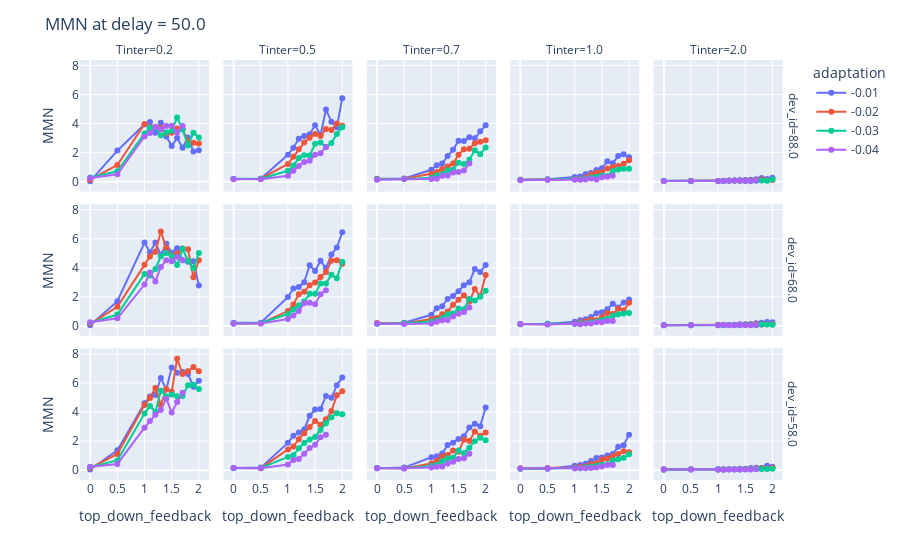

Write notebook code for a chart like this one.
### Code cell
df_temp['MMN'] = (df_temp.proba_dev - df_temp.proba_control)#/(df_temp.proba_dev - df_temp.proba_control)
fig = px.line(df_temp, x = 'top_down_feedback', y = 'MMN', color = 'adaptation', markers = True, facet_row = 'dev_id', facet_col = 'Tinter')
fig.update_layout(title = 'MMN at delay = 50.0')
fig.show()

# TODO a figure of just the weights through learning time
# TODO do I want simulation with different Hebbian rules strength?
#TODO summarize results, new simulaitons and so on

### Figure 1 — Plotly figure (JSON) as saved in the notebook; plotly's stock layout.template omitted (floating-point values rounded to 4 significant figures)
{"data": [{"hovertemplate": "adaptation=-0.01<br>dev_id=88.0<br>Tinter=0.2<br>top_down_feedback=%{x}<br>MMN=%{y}<extra></extra>", "legendgroup": "-0.01", "line": {"color": "#636efa", "dash": "solid"}, "marker": {"symbol": "circle"}, "mode": "markers+lines", "name": "-0.01", "orientation": "v", "showlegend": true, "type": "scatter", "x": [0, 0.5, 1, 1.1, 1.2, 1.3, 1.4, 1.5, 1.6, 1.7, 1.8, 1.9, 2], "xaxis": "x11", "y": [0.03932, 2.144, 3.945, 4.11, 3.369, 4.055, 3.119, 2.457, 3.01, 2.339, 3.044, 2.08, 2.164], "yaxis": "y11"}, {"hovertemplate": "adaptation=-0.01<br>dev_id=88.0<br>Tinter=0.5<br>top_down_feedback=%{x}<br>MMN=%{y}<extra></extra>", "legendgroup": "-0.01", "line": {"color": "#636efa", "dash": "solid"}, "marker": {"symbol": "circle"}, "mode": "markers+lines", "name": "-0.01", "orientation": "v", "showlegend": false, "type": "scatter", "x": [0, 0.5, 1, 1.1, 1.2, 1.3, 1.4, 1.5, 1.6, 1.7, 1.8, 1.9, 2], "xaxis": "x12", "y": [0.18, 0.2101, 1.857, 2.337, 2.952, 3.144, 3.266, 3.891, 3.194, 4.968, 4.137, 3.748, 5.752], "yaxis": "y12"}, {"hovertemplate": "adaptation=-0.01<br>dev_id=88.0<br>Tinter=0.7<br>top_down_feedback=%{x}<br>MMN=%{y}<extra></extra>", "legendgroup": "-0.01", "line": {"color": "#636efa", "dash": "solid"}, "marker": {"symbol": "circle"}, "mode": "markers+lines", "name": "-0.01", "orientation": "v", "showlegend": false, "type": "scatter", "x": [0, 0.5, 1, 1.1, 1.2, 1.3, 1.4, 1.5, 1.6, 1.7, 1.8, 1.9, 2], "xaxis": "x13", "y": [0.2134, 0.2205, 0.824, 1.14, 1.248, 1.77, 2.202, 2.82, 2.8, 3.058, 2.986, 3.466, 3.891], "yaxis": "y13"}, {"hovertemplate": "adaptation=-0.01<br>dev_id=88.0<br>Tinter=1.0<br>top_down_feedback=%{x}<br>MMN=%{y}<extra></extra>", "legendgroup": "-0.01", "line": {"color": "#636efa", "dash": "solid"}, "marker": {"symbol": "circle"}, "mode": "markers+lines", "name": "-0.01", "orientation": "v", "showlegend": false, "type": "scatter", "x": [0, 0.5, 1, 1.1, 1.2, 1.3, 1.4, 1.5, 1.6, 1.7, 1.8, 1.9, 2], "xaxis": "x14", "y": [0.1332, 0.1693, 0.3204, 0.3673, 0.5262, 0.5945, 0.8132, 0.9261, 1.413, 1.269, 1.777, 1.893, 1.692], "yaxis": "y14"}, {"hovertemplate": "adaptation=-0.01<br>dev_id=88.0<br>Tinter=2.0<br>top_down_feedback=%{x}<br>MMN=%{y}<extra></extra>", "legendgroup": "-0.01", "line": {"color": "#636efa", "dash": "solid"}, "marker": {"symbol": "circle"}, "mode": "markers+lines", "name": "-0.01", "orientation": "v", "showlegend": false, "type": "scatter", "x": [0, 0.5, 1, 1.1, 1.2, 1.3, 1.4, 1.5, 1.6, 1.7, 1.8, 1.9, 2], "xaxis": "x15", "y": [0.04207, 0.05815, 0.04848, 0.05886, 0.08017, 0.08158, 0.1243, 0.1233, 0.1413, 0.1684, 0.2583, 0.1929, 0.2733], "yaxis": "y15"}, {"hovertemplate": "adaptation=-0.01<br>dev_id=68.0<br>Tinter=0.2<br>top_down_feedback=%{x}<br>MMN=%{y}<extra></extra>", "legendgroup": "-0.01", "line": {"color": "#636efa", "dash": "solid"}, "marker": {"symbol": "circle"}, "mode": "markers+lines", "name": "-0.01", "orientation": "v", "showlegend": false, "type": "scatter", "x": [0, 0.5, 1, 1.1, 1.2, 1.3, 1.4, 1.5, 1.6, 1.7, 1.8, 1.9, 2], "xaxis": "x6", "y": [0.04524, 1.705, 5.737, 5.063, 5.746, 4.888, 5.65, 5.038, 5.352, 4.518, 4.421, 4.457, 2.786], "yaxis": "y6"}, {"hovertemplate": "adaptation=-0.01<br>dev_id=68.0<br>Tinter=0.5<br>top_down_feedback=%{x}<br>MMN=%{y}<extra></extra>", "legendgroup": "-0.01", "line": {"color": "#636efa", "dash": "solid"}, "marker": {"symbol": "circle"}, "mode": "markers+lines", "name": "-0.01", "orientation": "v", "showlegend": false, "type": "scatter", "x": [0, 0.5, 1, 1.1, 1.2, 1.3, 1.4, 1.5, 1.6, 1.7, 1.8, 1.9, 2], "xaxis": "x7", "y": [0.2207, 0.2167, 1.986, 2.576, 2.671, 3.008, 4.174, 3.782, 4.481, 3.982, 4.91, 5.399, 6.449], "yaxis": "y7"}, {"hovertemplate": "adaptation=-0.01<br>dev_id=68.0<br>Tinter=0.7<br>top_down_feedback=%{x}<br>MMN=%{y}<extra></extra>", "legendgroup": "-0.01", "line": {"color": "#636efa", "dash": "solid"}, "marker": {"symbol": "circle"}, "mode": "markers+lines", "name": "-0.01", "orientation": "v", "showlegend": false, "type": "scatter", "x": [0, 0.5, 1, 1.1, 1.2, 1.3, 1.4, 1.5, 1.6, 1.7, 1.8, 1.9, 2], "xaxis": "x8", "y": [0.1617, 0.2247, 0.7647, 1.222, 1.361, 1.853, 2.055, 2.379, 2.808, 2.998, 3.916, 3.716, 4.188], "yaxis": "y8"}, {"hovertemplate": "adaptation=-0.01<br>dev_id=68.0<br>Tinter=1.0<br>top_down_feedback=%{x}<br>MMN=%{y}<extra></extra>", "legendgroup": "-0.01", "line": {"color": "#636efa", "dash": "solid"}, "marker": {"symbol": "circle"}, "mode": "markers+lines", "name": "-0.01", "orientation": "v", "showlegend": false, "type": "scatter", "x": [0, 0.5, 1, 1.1, 1.2, 1.3, 1.4, 1.5, 1.6, 1.7, 1.8, 1.9, 2], "xaxis": "x9", "y": [0.1258, 0.1416, 0.2895, 0.3904, 0.466, 0.6115, 0.8805, 0.9471, 1.148, 1.531, 1.275, 1.614, 1.82], "yaxis": "y9"}, {"hovertemplate": "adaptation=-0.01<br>dev_id=68.0<br>Tinter=2.0<br>top_down_feedback=%{x}<br>MMN=%{y}<extra></extra>", "legendgroup": "-0.01", "line": {"color": "#636efa", "dash": "solid"}, "marker": {"symbol": "circle"}, "mode": "markers+lines", "name": "-0.01", "orientation": "v", "showlegend": false, "type": "scatter", "x": [0, 0.5, 1, 1.1, 1.2, 1.3, 1.4, 1.5, 1.6, 1.7, 1.8, 1.9, 2], "xaxis": "x10", "y": [0.06773, 0.05258, 0.06117, 0.07644, 0.06667, 0.08001, 0.1143, 0.121, 0.1407, 0.1916, 0.2135, 0.268, 0.2592], "yaxis": "y10"}, {"hovertemplate": "adaptation=-0.01<br>dev_id=58.0<br>Tinter=0.2<br>top_down_feedback=%{x}<br>MMN=%{y}<extra></extra>", "legendgroup": "-0.01", "line": {"color": "#636efa", "dash": "solid"}, "marker": {"symbol": "circle"}, "mode": "markers+lines", "name": "-0.01", "orientation": "v", "showlegend": false, "type": "scatter", "x": [0, 0.5, 1, 1.1, 1.2, 1.3, 1.4, 1.5, 1.6, 1.7, 1.8, 1.9, 2], "xaxis": "x", "y": [0.04503, 1.372, 4.598, 5.062, 5.171, 6.343, 5.555, 7.069, 6.703, 6.752, 6.622, 5.732, 6.144], "yaxis": "y"}, {"hovertemplate": "adaptation=-0.01<br>dev_id=58.0<br>Tinter=0.5<br>top_down_feedback=%{x}<br>MMN=%{y}<extra></extra>", "legendgroup": "-0.01", "line": {"color": "#636efa", "dash": "solid"}, "marker": {"symbol": "circle"}, "mode": "markers+lines", "name": "-0.01", "orientation": "v", "showlegend": false, "type": "scatter", "x": [0, 0.5, 1, 1.1, 1.2, 1.3, 1.4, 1.5, 1.6, 1.7, 1.8, 1.9, 2], "xaxis": "x2", "y": [0.1499, 0.1727, 1.876, 2.371, 2.591, 2.817, 3.736, 4.173, 4.2, 5.108, 4.979, 5.834, 6.38], "yaxis": "y2"}, {"hovertemplate": "adaptation=-0.01<br>dev_id=58.0<br>Tinter=0.7<br>top_down_feedback=%{x}<br>MMN=%{y}<extra></extra>", "legendgroup": "-0.01", "line": {"color": "#636efa", "dash": "solid"}, "marker": {"symbol": "circle"}, "mode": "markers+lines", "name": "-0.01", "orientation": "v", "showlegend": false, "type": "scatter", "x": [0, 0.5, 1, 1.1, 1.2, 1.3, 1.4, 1.5, 1.6, 1.7, 1.8, 1.9, 2], "xaxis": "x3", "y": [0.1364, 0.1725, 0.8831, 0.9509, 1.142, 1.729, 1.889, 2.149, 2.332, 2.941, 3.194, 3.016, 4.317], "yaxis": "y3"}, {"hovertemplate": "adaptation=-0.01<br>dev_id=58.0<br>Tinter=1.0<br>top_down_feedback=%{x}<br>MMN=%{y}<extra></extra>", "legendgroup": "-0.01", "line": {"color": "#636efa", "dash": "solid"}, "marker": {"symbol": "circle"}, "mode": "markers+lines", "name": "-0.01", "orientation": "v", "showlegend": false, "type": "scatter", "x": [0, 0.5, 1, 1.1, 1.2, 1.3, 1.4, 1.5, 1.6, 1.7, 1.8, 1.9, 2], "xaxis": "x4", "y": [0.1014, 0.09476, 0.299, 0.3615, 0.4408, 0.6311, 0.8268, 0.8677, 1.006, 1.105, 1.612, 1.712, 2.443], "yaxis": "y4"}, {"hovertemplate": "adaptation=-0.01<br>dev_id=58.0<br>Tinter=2.0<br>top_down_feedback=%{x}<br>MMN=%{y}<extra></extra>", "legendgroup": "-0.01", "line": {"color": "#636efa", "dash": "solid"}, "marker": {"symbol": "circle"}, "mode": "markers+lines", "name": "-0.01", "orientation": "v", "showlegend": false, "type": "scatter", "x": [0, 0.5, 1, 1.1, 1.2, 1.3, 1.4, 1.5, 1.6, 1.7, 1.8, 1.9, 2], "xaxis": "x5", "y": [0.06405, 0.03604, 0.04994, 0.06874, 0.05618, 0.06628, 0.1015, 0.08962, 0.1405, 0.1663, 0.1537, 0.2949, 0.2371], "yaxis": "y5"}, {"hovertemplate": "adaptation=-0.02<br>dev_id=88.0<br>Tinter=0.2<br>top_down_feedback=%{x}<br>MMN=%{y}<extra></extra>", "legendgroup": "-0.02", "line": {"color": "#EF553B", "dash": "solid"}, "marker": {"symbol": "circle"}, "mode": "markers+lines", "name": "-0.02", "orientation": "v", "showlegend": true, "type": "scatter", "x": [0, 0.5, 1, 1.1, 1.2, 1.3, 1.4, 1.5, 1.6, 1.7, 1.8, 1.9, 2], "xaxis": "x11", "y": [0.1431, 1.156, 3.973, 3.745, 3.787, 3.695, 3.311, 3.374, 3.667, 3.605, 2.802, 2.688, 2.629], "yaxis": "y11"}, {"hovertemplate": "adaptation=-0.02<br>dev_id=88.0<br>Tinter=0.5<br>top_down_feedback=%{x}<br>MMN=%{y}<extra></extra>", "legendgroup": "-0.02", "line": {"color": "#EF553B", "dash": "solid"}, "marker": {"symbol": "circle"}, "mode": "markers+lines", "name": "-0.02", "orientation": "v", "showlegend": false, "type": "scatter", "x": [0, 0.5, 1, 1.1, 1.2, 1.3, 1.4, 1.5, 1.6, 1.7, 1.8, 1.9, 2], "xaxis": "x12", "y": [0.1669, 0.2098, 1.228, 1.712, 2.231, 2.695, 3.032, 3.283, 3.144, 3.637, 3.56, 4.013, 3.847], "yaxis": "y12"}, {"hovertemplate": "adaptation=-0.02<br>dev_id=88.0<br>Tinter=0.7<br>top_down_feedback=%{x}<br>MMN=%{y}<extra></extra>", "legendgroup": "-0.02", "line": {"color": "#EF553B", "dash": "solid"}, "marker": {"symbol": "circle"}, "mode": "markers+lines", "name": "-0.02", "orientation": "v", "showlegend": false, "type": "scatter", "x": [0, 0.5, 1, 1.1, 1.2, 1.3, 1.4, 1.5, 1.6, 1.7, 1.8, 1.9, 2], "xaxis": "x13", "y": [0.1946, 0.2048, 0.5523, 0.6727, 0.877, 1.041, 1.246, 1.848, 2.235, 2.273, 2.648, 2.748, 2.863], "yaxis": "y13"}, {"hovertemplate": "adaptation=-0.02<br>dev_id=88.0<br>Tinter=1.0<br>top_down_feedback=%{x}<br>MMN=%{y}<extra></extra>", "legendgroup": "-0.02", "line": {"color": "#EF553B", "dash": "solid"}, "marker": {"symbol": "circle"}, "mode": "markers+lines", "name": "-0.02", "orientation": "v", "showlegend": false, "type": "scatter", "x": [0, 0.5, 1, 1.1, 1.2, 1.3, 1.4, 1.5, 1.6, 1.7, 1.8, 1.9, 2], "xaxis": "x14", "y": [0.1396, 0.1358, 0.1809, 0.1874, 0.2929, 0.4951, 0.6122, 0.6488, 0.9049, 1.009, 1.085, 1.245, 1.485], "yaxis": "y14"}, {"hovertemplate": "adaptation=-0.02<br>dev_id=88.0<br>Tinter=2.0<br>top_down_feedback=%{x}<br>MMN=%{y}<extra></extra>", "legendgroup": "-0.02", "line": {"color": "#EF553B", "dash": "solid"}, "marker": {"symbol": "circle"}, "mode": "markers+lines", "name": "-0.02", "orientation": "v", "showlegend": false, "type": "scatter", "x": [0, 0.5, 1, 1.1, 1.2, 1.3, 1.4, 1.5, 1.6, 1.7, 1.8, 1.9, 2], "xaxis": "x15", "y": [0.04682, 0.07071, 0.05375, 0.06401, 0.06902, 0.0891, 0.06709, 0.07951, 0.09007, 0.1024, 0.1526, 0.1084, 0.114], "yaxis": "y15"}, {"hovertemplate": "adaptation=-0.02<br>dev_id=68.0<br>Tinter=0.2<br>top_down_feedback=%{x}<br>MMN=%{y}<extra></extra>", "legendgroup": "-0.02", "line": {"color": "#EF553B", "dash": "solid"}, "marker": {"symbol": "circle"}, "mode": "markers+lines", "name": "-0.02", "orientation": "v", "showlegend": false, "type": "scatter", "x": [0, 0.5, 1, 1.1, 1.2, 1.3, 1.4, 1.5, 1.6, 1.7, 1.8, 1.9, 2], "xaxis": "x6", "y": [0.1434, 1.321, 4.204, 4.776, 5.114, 6.505, 5.361, 4.829, 4.987, 5.332, 5.271, 3.358, 4.519], "yaxis": "y6"}, {"hovertemplate": "adaptation=-0.02<br>dev_id=68.0<br>Tinter=0.5<br>top_down_feedback=%{x}<br>MMN=%{y}<extra></extra>", "legendgroup": "-0.02", "line": {"color": "#EF553B", "dash": "solid"}, "marker": {"symbol": "circle"}, "mode": "markers+lines", "name": "-0.02", "orientation": "v", "showlegend": false, "type": "scatter", "x": [0, 0.5, 1, 1.1, 1.2, 1.3, 1.4, 1.5, 1.6, 1.7, 1.8, 1.9, 2], "xaxis": "x7", "y": [0.1726, 0.1697, 1.024, 1.479, 2.18, 2.36, 2.796, 2.989, 3.368, 3.707, 4.478, 4.521, 4.278], "yaxis": "y7"}, {"hovertemplate": "adaptation=-0.02<br>dev_id=68.0<br>Tinter=0.7<br>top_down_feedback=%{x}<br>MMN=%{y}<extra></extra>", "legendgroup": "-0.02", "line": {"color": "#EF553B", "dash": "solid"}, "marker": {"symbol": "circle"}, "mode": "markers+lines", "name": "-0.02", "orientation": "v", "showlegend": false, "type": "scatter", "x": [0, 0.5, 1, 1.1, 1.2, 1.3, 1.4, 1.5, 1.6, 1.7, 1.8, 1.9, 2], "xaxis": "x8", "y": [0.1936, 0.1652, 0.4816, 0.5411, 0.8052, 0.9941, 1.452, 1.807, 2.119, 1.663, 2.539, 2.058, 3.499], "yaxis": "y8"}, {"hovertemplate": "adaptation=-0.02<br>dev_id=68.0<br>Tinter=1.0<br>top_down_feedback=%{x}<br>MMN=%{y}<extra></extra>", "legendgroup": "-0.02", "line": {"color": "#EF553B", "dash": "solid"}, "marker": {"symbol": "circle"}, "mode": "markers+lines", "name": "-0.02", "orientation": "v", "showlegend": false, "type": "scatter", "x": [0, 0.5, 1, 1.1, 1.2, 1.3, 1.4, 1.5, 1.6, 1.7, 1.8, 1.9, 2], "xaxis": "x9", "y": [0.1133, 0.1117, 0.1712, 0.2554, 0.3181, 0.4399, 0.3946, 0.6191, 0.8971, 0.8128, 1.189, 1.058, 1.591], "yaxis": "y9"}, {"hovertemplate": "adaptation=-0.02<br>dev_id=68.0<br>Tinter=2.0<br>top_down_feedback=%{x}<br>MMN=%{y}<extra></extra>", "legendgroup": "-0.02", "line": {"color": "#EF553B", "dash": "solid"}, "marker": {"symbol": "circle"}, "mode": "markers+lines", "name": "-0.02", "orientation": "v", "showlegend": false, "type": "scatter", "x": [0, 0.5, 1, 1.1, 1.2, 1.3, 1.4, 1.5, 1.6, 1.7, 1.8, 1.9, 2], "xaxis": "x10", "y": [0.04594, 0.05557, 0.07454, 0.06091, 0.0609, 0.07028, 0.07058, 0.09332, 0.1022, 0.1138, 0.09142, 0.1095, 0.1087], "yaxis": "y10"}, {"hovertemplate": "adaptation=-0.02<br>dev_id=58.0<br>Tinter=0.2<br>top_down_feedback=%{x}<br>MMN=%{y}<extra></extra>", "legendgroup": "-0.02", "line": {"color": "#EF553B", "dash": "solid"}, "marker": {"symbol": "circle"}, "mode": "markers+lines", "name": "-0.02", "orientation": "v", "showlegend": false, "type": "scatter", "x": [0, 0.5, 1, 1.1, 1.2, 1.3, 1.4, 1.5, 1.6, 1.7, 1.8, 1.9, 2], "xaxis": "x", "y": [0.1447, 1.118, 4.491, 4.958, 5.65, 4.474, 5.592, 5.392, 7.667, 6.619, 6.797, 7.097, 6.806], "yaxis": "y"}, {"hovertemplate": "adaptation=-0.02<br>dev_id=58.0<br>Tinter=0.5<br>top_down_feedback=%{x}<br>MMN=%{y}<extra></extra>", "legendgroup": "-0.02", "line": {"color": "#EF553B", "dash": "solid"}, "marker": {"symbol": "circle"}, "mode": "markers+lines", "name": "-0.02", "orientation": "v", "showlegend": false, "type": "scatter", "x": [0, 0.5, 1, 1.1, 1.2, 1.3, 1.4, 1.5, 1.6, 1.7, 1.8, 1.9, 2], "xaxis": "x2", "y": [0.1538, 0.1371, 1.426, 1.619, 2.133, 2.546, 2.966, 3.379, 3.12, 3.501, 4.072, 5.146, 5.427], "yaxis": "y2"}, {"hovertemplate": "adaptation=-0.02<br>dev_id=58.0<br>Tinter=0.7<br>top_down_feedback=%{x}<br>MMN=%{y}<extra></extra>", "legendgroup": "-0.02", "line": {"color": "#EF553B", "dash": "solid"}, "marker": {"symbol": "circle"}, "mode": "markers+lines", "name": "-0.02", "orientation": "v", "showlegend": false, "type": "scatter", "x": [0, 0.5, 1, 1.1, 1.2, 1.3, 1.4, 1.5, 1.6, 1.7, 1.8, 1.9, 2], "xaxis": "x3", "y": [0.1383, 0.1168, 0.453, 0.6626, 0.9452, 1.047, 1.359, 1.268, 2.093, 1.998, 2.659, 2.368, 2.586], "yaxis": "y3"}, {"hovertemplate": "adaptation=-0.02<br>dev_id=58.0<br>Tinter=1.0<br>top_down_feedback=%{x}<br>MMN=%{y}<extra></extra>", "legendgroup": "-0.02", "line": {"color": "#EF553B", "dash": "solid"}, "marker": {"symbol": "circle"}, "mode": "markers+lines", "name": "-0.02", "orientation": "v", "showlegend": false, "type": "scatter", "x": [0, 0.5, 1, 1.1, 1.2, 1.3, 1.4, 1.5, 1.6, 1.7, 1.8, 1.9, 2], "xaxis": "x4", "y": [0.1294, 0.1411, 0.1838, 0.2333, 0.2714, 0.4031, 0.4679, 0.7334, 0.8057, 0.9729, 1.117, 1.293, 1.224], "yaxis": "y4"}, {"hovertemplate": "adaptation=-0.02<br>dev_id=58.0<br>Tinter=2.0<br>top_down_feedback=%{x}<br>MMN=%{y}<extra></extra>", "legendgroup": "-0.02", "line": {"color": "#EF553B", "dash": "solid"}, "marker": {"symbol": "circle"}, "mode": "markers+lines", "name": "-0.02", "orientation": "v", "showlegend": false, "type": "scatter", "x": [0, 0.5, 1, 1.1, 1.2, 1.3, 1.4, 1.5, 1.6, 1.7, 1.8, 1.9, 2], "xaxis": "x5", "y": [0.04595, 0.05322, 0.04073, 0.04509, 0.0616, 0.05911, 0.05925, 0.08247, 0.08147, 0.1074, 0.127, 0.09367, 0.1573], "yaxis": "y5"}, {"hovertemplate": "adaptation=-0.03<br>dev_id=88.0<br>Tinter=0.2<br>top_down_feedback=%{x}<br>MMN=%{y}<extra></extra>", "legendgroup": "-0.03", "line": {"color": "#00cc96", "dash": "solid"}, "marker": {"symbol": "circle"}, "mode": "markers+lines", "name": "-0.03", "orientation": "v", "showlegend": true, "type": "scatter", "x": [0, 0.5, 1, 1.1, 1.2, 1.3, 1.4, 1.5, 1.6, 1.7, 1.8, 1.9, 2], "xaxis": "x11", "y": [0.2864, 0.7234, 3.324, 3.721, 3.714, 3.206, 3.384, 3.517, 4.42, 3.597, 2.491, 3.371, 3.037], "yaxis": "y11"}, {"hovertemplate": "adaptation=-0.03<br>dev_id=88.0<br>Tinter=0.5<br>top_down_feedback=%{x}<br>MMN=%{y}<extra></extra>", "legendgroup": "-0.03", "line": {"color": "#00cc96", "dash": "solid"}, "marker": {"symbol": "circle"}, "mode": "markers+lines", "name": "-0.03", "orientation": "v", "showlegend": false, "type": "scatter", "x": [0, 0.5, 1, 1.1, 1.2, 1.3, 1.4, 1.5, 1.6, 1.7, 1.8, 1.9, 2], "xaxis": "x12", "y": [0.2083, 0.2049, 0.7545, 1.118, 1.627, 1.819, 1.812, 2.613, 2.692, 2.39, 2.663, 3.279, 3.747], "yaxis": "y12"}, {"hovertemplate": "adaptation=-0.03<br>dev_id=88.0<br>Tinter=0.7<br>top_down_feedback=%{x}<br>MMN=%{y}<extra></extra>", "legendgroup": "-0.03", "line": {"color": "#00cc96", "dash": "solid"}, "marker": {"symbol": "circle"}, "mode": "markers+lines", "name": "-0.03", "orientation": "v", "showlegend": false, "type": "scatter", "x": [0, 0.5, 1, 1.1, 1.2, 1.3, 1.4, 1.5, 1.6, 1.7, 1.8, 1.9, 2], "xaxis": "x13", "y": [0.1711, 0.1837, 0.2793, 0.431, 0.5197, 0.7928, 0.8325, 1.307, 1.215, 1.519, 2.173, 1.897, 2.35], "yaxis": "y13"}, {"hovertemplate": "adaptation=-0.03<br>dev_id=88.0<br>Tinter=1.0<br>top_down_feedback=%{x}<br>MMN=%{y}<extra></extra>", "legendgroup": "-0.03", "line": {"color": "#00cc96", "dash": "solid"}, "marker": {"symbol": "circle"}, "mode": "markers+lines", "name": "-0.03", "orientation": "v", "showlegend": false, "type": "scatter", "x": [0, 0.5, 1, 1.1, 1.2, 1.3, 1.4, 1.5, 1.6, 1.7, 1.8, 1.9, 2], "xaxis": "x14", "y": [0.1269, 0.1606, 0.1671, 0.1682, 0.2022, 0.298, 0.3476, 0.4343, 0.397, 0.7381, 0.8361, 0.8967, 0.8848], "yaxis": "y14"}, {"hovertemplate": "adaptation=-0.03<br>dev_id=88.0<br>Tinter=2.0<br>top_down_feedback=%{x}<br>MMN=%{y}<extra></extra>", "legendgroup": "-0.03", "line": {"color": "#00cc96", "dash": "solid"}, "marker": {"symbol": "circle"}, "mode": "markers+lines", "name": "-0.03", "orientation": "v", "showlegend": false, "type": "scatter", "x": [0, 0.5, 1, 1.1, 1.2, 1.3, 1.4, 1.5, 1.6, 1.7, 1.8, 1.9, 2], "xaxis": "x15", "y": [0.05959, 0.04458, 0.05557, 0.05446, 0.06758, 0.07737, 0.06969, 0.04926, 0.05293, 0.07446, 0.07802, 0.07041, 0.1589], "yaxis": "y15"}, {"hovertemplate": "adaptation=-0.03<br>dev_id=68.0<br>Tinter=0.2<br>top_down_feedback=%{x}<br>MMN=%{y}<extra></extra>", "legendgroup": "-0.03", "line": {"color": "#00cc96", "dash": "solid"}, "marker": {"symbol": "circle"}, "mode": "markers+lines", "name": "-0.03", "orientation": "v", "showlegend": false, "type": "scatter", "x": [0, 0.5, 1, 1.1, 1.2, 1.3, 1.4, 1.5, 1.6, 1.7, 1.8, 1.9, 2], "xaxis": "x6", "y": [0.2161, 0.7811, 3.573, 3.475, 3.926, 4.793, 5.017, 4.808, 4.189, 5.306, 4.491, 3.964, 5.014], "yaxis": "y6"}, {"hovertemplate": "adaptation=-0.03<br>dev_id=68.0<br>Tinter=0.5<br>top_down_feedback=%{x}<br>MMN=%{y}<extra></extra>", "legendgroup": "-0.03", "line": {"color": "#00cc96", "dash": "solid"}, "marker": {"symbol": "circle"}, "mode": "markers+lines", "name": "-0.03", "orientation": "v", "showlegend": false, "type": "scatter", "x": [0, 0.5, 1, 1.1, 1.2, 1.3, 1.4, 1.5, 1.6, 1.7, 1.8, 1.9, 2], "xaxis": "x7", "y": [0.1698, 0.201, 0.8212, 1.129, 1.415, 1.676, 2.213, 2.221, 2.924, 2.925, 3.524, 3.281, 4.422], "yaxis": "y7"}, {"hovertemplate": "adaptation=-0.03<br>dev_id=68.0<br>Tinter=0.7<br>top_down_feedback=%{x}<br>MMN=%{y}<extra></extra>", "legendgroup": "-0.03", "line": {"color": "#00cc96", "dash": "solid"}, "marker": {"symbol": "circle"}, "mode": "markers+lines", "name": "-0.03", "orientation": "v", "showlegend": false, "type": "scatter", "x": [0, 0.5, 1, 1.1, 1.2, 1.3, 1.4, 1.5, 1.6, 1.7, 1.8, 1.9, 2], "xaxis": "x8", "y": [0.144, 0.1787, 0.2997, 0.3815, 0.5405, 0.8124, 0.8484, 1.204, 1.156, 1.852, 1.746, 2.016, 2.418], "yaxis": "y8"}, {"hovertemplate": "adaptation=-0.03<br>dev_id=68.0<br>Tinter=1.0<br>top_down_feedback=%{x}<br>MMN=%{y}<extra></extra>", "legendgroup": "-0.03", "line": {"color": "#00cc96", "dash": "solid"}, "marker": {"symbol": "circle"}, "mode": "markers+lines", "name": "-0.03", "orientation": "v", "showlegend": false, "type": "scatter", "x": [0, 0.5, 1, 1.1, 1.2, 1.3, 1.4, 1.5, 1.6, 1.7, 1.8, 1.9, 2], "xaxis": "x9", "y": [0.1227, 0.1442, 0.1554, 0.1865, 0.1832, 0.2615, 0.3026, 0.4066, 0.4928, 0.7076, 0.7965, 0.8624, 0.8941], "yaxis": "y9"}, {"hovertemplate": "adaptation=-0.03<br>dev_id=68.0<br>Tinter=2.0<br>top_down_feedback=%{x}<br>MMN=%{y}<extra></extra>", "legendgroup": "-0.03", "line": {"color": "#00cc96", "dash": "solid"}, "marker": {"symbol": "circle"}, "mode": "markers+lines", "name": "-0.03", "orientation": "v", "showlegend": false, "type": "scatter", "x": [0, 0.5, 1, 1.1, 1.2, 1.3, 1.4, 1.5, 1.6, 1.7, 1.8, 1.9, 2], "xaxis": "x10", "y": [0.04457, 0.03928, 0.05201, 0.04545, 0.05772, 0.06188, 0.05396, 0.08523, 0.06289, 0.04361, 0.09919, 0.1031, 0.08131], "yaxis": "y10"}, {"hovertemplate": "adaptation=-0.03<br>dev_id=58.0<br>Tinter=0.2<br>top_down_feedback=%{x}<br>MMN=%{y}<extra></extra>", "legendgroup": "-0.03", "line": {"color": "#00cc96", "dash": "solid"}, "marker": {"symbol": "circle"}, "mode": "markers+lines", "name": "-0.03", "orientation": "v", "showlegend": false, "type": "scatter", "x": [0, 0.5, 1, 1.1, 1.2, 1.3, 1.4, 1.5, 1.6, 1.7, 1.8, 1.9, 2], "xaxis": "x", "y": [0.2223, 0.6647, 3.89, 4.418, 4.008, 5.467, 5.068, 5.206, 5.086, 5.105, 5.846, 5.871, 5.581], "yaxis": "y"}, {"hovertemplate": "adaptation=-0.03<br>dev_id=58.0<br>Tinter=0.5<br>top_down_feedback=%{x}<br>MMN=%{y}<extra></extra>", "legendgroup": "-0.03", "line": {"color": "#00cc96", "dash": "solid"}, "marker": {"symbol": "circle"}, "mode": "markers+lines", "name": "-0.03", "orientation": "v", "showlegend": false, "type": "scatter", "x": [0, 0.5, 1, 1.1, 1.2, 1.3, 1.4, 1.5, 1.6, 1.7, 1.8, 1.9, 2], "xaxis": "x2", "y": [0.1348, 0.1552, 0.9102, 1.023, 1.509, 1.873, 2.107, 2.284, 2.767, 3.235, 3.641, 3.92, 3.852], "yaxis": "y2"}, {"hovertemplate": "adaptation=-0.03<br>dev_id=58.0<br>Tinter=0.7<br>top_down_feedback=%{x}<br>MMN=%{y}<extra></extra>", "legendgroup": "-0.03", "line": {"color": "#00cc96", "dash": "solid"}, "marker": {"symbol": "circle"}, "mode": "markers+lines", "name": "-0.03", "orientation": "v", "showlegend": false, "type": "scatter", "x": [0, 0.5, 1, 1.1, 1.2, 1.3, 1.4, 1.5, 1.6, 1.7, 1.8, 1.9, 2], "xaxis": "x3", "y": [0.1454, 0.1251, 0.2786, 0.3591, 0.6198, 0.82, 0.8549, 1.35, 1.163, 1.541, 1.989, 2.222, 2.049], "yaxis": "y3"}, {"hovertemplate": "adaptation=-0.03<br>dev_id=58.0<br>Tinter=1.0<br>top_down_feedback=%{x}<br>MMN=%{y}<extra></extra>", "legendgroup": "-0.03", "line": {"color": "#00cc96", "dash": "solid"}, "marker": {"symbol": "circle"}, "mode": "markers+lines", "name": "-0.03", "orientation": "v", "showlegend": false, "type": "scatter", "x": [0, 0.5, 1, 1.1, 1.2, 1.3, 1.4, 1.5, 1.6, 1.7, 1.8, 1.9, 2], "xaxis": "x4", "y": [0.08676, 0.111, 0.1423, 0.1509, 0.1981, 0.2287, 0.2985, 0.368, 0.3976, 0.6581, 0.7495, 0.8453, 1.097], "yaxis": "y4"}, {"hovertemplate": "adaptation=-0.03<br>dev_id=58.0<br>Tinter=2.0<br>top_down_feedback=%{x}<br>MMN=%{y}<extra></extra>", "legendgroup": "-0.03", "line": {"color": "#00cc96", "dash": "solid"}, "marker": {"symbol": "circle"}, "mode": "markers+lines", "name": "-0.03", "orientation": "v", "showlegend": false, "type": "scatter", "x": [0, 0.5, 1, 1.1, 1.2, 1.3, 1.4, 1.5, 1.6, 1.7, 1.8, 1.9, 2], "xaxis": "x5", "y": [0.03169, 0.05996, 0.05453, 0.05111, 0.06189, 0.0528, 0.0492, 0.0687, 0.0556, 0.07208, 0.0707, 0.07789, 0.09987], "yaxis": "y5"}, {"hovertemplate": "adaptation=-0.04<br>dev_id=88.0<br>Tinter=0.2<br>top_down_feedback=%{x}<br>MMN=%{y}<extra></extra>", "legendgroup": "-0.04", "line": {"color": "#ab63fa", "dash": "solid"}, "marker": {"symbol": "circle"}, "mode": "markers+lines", "name": "-0.04", "orientation": "v", "showlegend": true, "type": "scatter", "x": [0, 0.5, 1, 1.1, 1.2, 1.3, 1.4, 1.5, 1.6, 1.7], "xaxis": "x11", "y": [0.2629, 0.5071, 3.114, 3.354, 3.749, 3.611, 3.834, 3.847, 3.391, 3.836], "yaxis": "y11"}, {"hovertemplate": "adaptation=-0.04<br>dev_id=88.0<br>Tinter=0.5<br>top_down_feedback=%{x}<br>MMN=%{y}<extra></extra>", "legendgroup": "-0.04", "line": {"color": "#ab63fa", "dash": "solid"}, "marker": {"symbol": "circle"}, "mode": "markers+lines", "name": "-0.04", "orientation": "v", "showlegend": false, "type": "scatter", "x": [0, 0.5, 1, 1.1, 1.2, 1.3, 1.4, 1.5, 1.6, 1.7], "xaxis": "x12", "y": [0.1796, 0.173, 0.4164, 0.7574, 1.081, 1.362, 1.441, 1.858, 1.958, 2.393], "yaxis": "y12"}, {"hovertemplate": "adaptation=-0.04<br>dev_id=88.0<br>Tinter=0.7<br>top_down_feedback=%{x}<br>MMN=%{y}<extra></extra>", "legendgroup": "-0.04", "line": {"color": "#ab63fa", "dash": "solid"}, "marker": {"symbol": "circle"}, "mode": "markers+lines", "name": "-0.04", "orientation": "v", "showlegend": false, "type": "scatter", "x": [0, 0.5, 1, 1.1, 1.2, 1.3, 1.4, 1.5, 1.6, 1.7], "xaxis": "x13", "y": [0.1448, 0.1865, 0.1892, 0.2023, 0.42, 0.4271, 0.6362, 0.6658, 0.7726, 1.254], "yaxis": "y13"}, {"hovertemplate": "adaptation=-0.04<br>dev_id=88.0<br>Tinter=1.0<br>top_down_feedback=%{x}<br>MMN=%{y}<extra></extra>", "legendgroup": "-0.04", "line": {"color": "#ab63fa", "dash": "solid"}, "marker": {"symbol": "circle"}, "mode": "markers+lines", "name": "-0.04", "orientation": "v", "showlegend": false, "type": "scatter", "x": [0, 0.5, 1, 1.1, 1.2, 1.3, 1.4, 1.5, 1.6, 1.7], "xaxis": "x14", "y": [0.1094, 0.14, 0.1301, 0.1428, 0.1518, 0.2171, 0.1467, 0.3069, 0.3354, 0.4095], "yaxis": "y14"}, {"hovertemplate": "adaptation=-0.04<br>dev_id=88.0<br>Tinter=2.0<br>top_down_feedback=%{x}<br>MMN=%{y}<extra></extra>", "legendgroup": "-0.04", "line": {"color": "#ab63fa", "dash": "solid"}, "marker": {"symbol": "circle"}, "mode": "markers+lines", "name": "-0.04", "orientation": "v", "showlegend": false, "type": "scatter", "x": [0, 0.5, 1, 1.1, 1.2, 1.3, 1.4, 1.5, 1.6, 1.7], "xaxis": "x15", "y": [0.05197, 0.05344, 0.04764, 0.04922, 0.05982, 0.06241, 0.06452, 0.04317, 0.0579, 0.07703], "yaxis": "y15"}, {"hovertemplate": "adaptation=-0.04<br>dev_id=68.0<br>Tinter=0.2<br>top_down_feedback=%{x}<br>MMN=%{y}<extra></extra>", "legendgroup": "-0.04", "line": {"color": "#ab63fa", "dash": "solid"}, "marker": {"symbol": "circle"}, "mode": "markers+lines", "name": "-0.04", "orientation": "v", "showlegend": false, "type": "scatter", "x": [0, 0.5, 1, 1.1, 1.2, 1.3, 1.4, 1.5, 1.6, 1.7], "xaxis": "x6", "y": [0.2541, 0.5223, 2.85, 3.671, 3.065, 4.064, 4.515, 4.456, 4.759, 4.545], "yaxis": "y6"}, {"hovertemplate": "adaptation=-0.04<br>dev_id=68.0<br>Tinter=0.5<br>top_down_feedback=%{x}<br>MMN=%{y}<extra></extra>", "legendgroup": "-0.04", "line": {"color": "#ab63fa", "dash": "solid"}, "marker": {"symbol": "circle"}, "mode": "markers+lines", "name": "-0.04", "orientation": "v", "showlegend": false, "type": "scatter", "x": [0, 0.5, 1, 1.1, 1.2, 1.3, 1.4, 1.5, 1.6, 1.7], "xaxis": "x7", "y": [0.1726, 0.1656, 0.4806, 0.7147, 1.028, 1.563, 1.6, 1.499, 2.176, 2.461], "yaxis": "y7"}, {"hovertemplate": "adaptation=-0.04<br>dev_id=68.0<br>Tinter=0.7<br>top_down_feedback=%{x}<br>MMN=%{y}<extra></extra>", "legendgroup": "-0.04", "line": {"color": "#ab63fa", "dash": "solid"}, "marker": {"symbol": "circle"}, "mode": "markers+lines", "name": "-0.04", "orientation": "v", "showlegend": false, "type": "scatter", "x": [0, 0.5, 1, 1.1, 1.2, 1.3, 1.4, 1.5, 1.6, 1.7], "xaxis": "x8", "y": [0.1664, 0.1391, 0.1732, 0.2812, 0.3924, 0.401, 0.6556, 0.8308, 0.9647, 1.267], "yaxis": "y8"}, {"hovertemplate": "adaptation=-0.04<br>dev_id=68.0<br>Tinter=1.0<br>top_down_feedback=%{x}<br>MMN=%{y}<extra></extra>", "legendgroup": "-0.04", "line": {"color": "#ab63fa", "dash": "solid"}, "marker": {"symbol": "circle"}, "mode": "markers+lines", "name": "-0.04", "orientation": "v", "showlegend": false, "type": "scatter", "x": [0, 0.5, 1, 1.1, 1.2, 1.3, 1.4, 1.5, 1.6, 1.7], "xaxis": "x9", "y": [0.1268, 0.1061, 0.1416, 0.1194, 0.1608, 0.1756, 0.2526, 0.2464, 0.3365, 0.3432], "yaxis": "y9"}, {"hovertemplate": "adaptation=-0.04<br>dev_id=68.0<br>Tinter=2.0<br>top_down_feedback=%{x}<br>MMN=%{y}<extra></extra>", "legendgroup": "-0.04", "line": {"color": "#ab63fa", "dash": "solid"}, "marker": {"symbol": "circle"}, "mode": "markers+lines", "name": "-0.04", "orientation": "v", "showlegend": false, "type": "scatter", "x": [0, 0.5, 1, 1.1, 1.2, 1.3, 1.4, 1.5, 1.6, 1.7], "xaxis": "x10", "y": [0.04814, 0.04285, 0.04533, 0.07033, 0.04488, 0.04014, 0.06831, 0.05177, 0.04628, 0.06709], "yaxis": "y10"}, {"hovertemplate": "adaptation=-0.04<br>dev_id=58.0<br>Tinter=0.2<br>top_down_feedback=%{x}<br>MMN=%{y}<extra></extra>", "legendgroup": "-0.04", "line": {"color": "#ab63fa", "dash": "solid"}, "marker": {"symbol": "circle"}, "mode": "markers+lines", "name": "-0.04", "orientation": "v", "showlegend": false, "type": "scatter", "x": [0, 0.5, 1, 1.1, 1.2, 1.3, 1.4, 1.5, 1.6, 1.7], "xaxis": "x", "y": [0.2375, 0.4254, 2.924, 3.38, 3.817, 4.146, 4.92, 3.974, 4.689, 5.333], "yaxis": "y"}, {"hovertemplate": "adaptation=-0.04<br>dev_id=58.0<br>Tinter=0.5<br>top_down_feedback=%{x}<br>MMN=%{y}<extra></extra>", "legendgroup": "-0.04", "line": {"color": "#ab63fa", "dash": "solid"}, "marker": {"symbol": "circle"}, "mode": "markers+lines", "name": "-0.04", "orientation": "v", "showlegend": false, "type": "scatter", "x": [0, 0.5, 1, 1.1, 1.2, 1.3, 1.4, 1.5, 1.6, 1.7], "xaxis": "x2", "y": [0.1503, 0.1323, 0.3918, 0.6956, 0.77, 1.125, 1.521, 1.752, 2.266, 2.438], "yaxis": "y2"}, {"hovertemplate": "adaptation=-0.04<br>dev_id=58.0<br>Tinter=0.7<br>top_down_feedback=%{x}<br>MMN=%{y}<extra></extra>", "legendgroup": "-0.04", "line": {"color": "#ab63fa", "dash": "solid"}, "marker": {"symbol": "circle"}, "mode": "markers+lines", "name": "-0.04", "orientation": "v", "showlegend": false, "type": "scatter", "x": [0, 0.5, 1, 1.1, 1.2, 1.3, 1.4, 1.5, 1.6, 1.7], "xaxis": "x3", "y": [0.1284, 0.1248, 0.1844, 0.2319, 0.253, 0.4649, 0.573, 0.7745, 0.8197, 1.12], "yaxis": "y3"}, {"hovertemplate": "adaptation=-0.04<br>dev_id=58.0<br>Tinter=1.0<br>top_down_feedback=%{x}<br>MMN=%{y}<extra></extra>", "legendgroup": "-0.04", "line": {"color": "#ab63fa", "dash": "solid"}, "marker": {"symbol": "circle"}, "mode": "markers+lines", "name": "-0.04", "orientation": "v", "showlegend": false, "type": "scatter", "x": [0, 0.5, 1, 1.1, 1.2, 1.3, 1.4, 1.5, 1.6, 1.7], "xaxis": "x4", "y": [0.1069, 0.1112, 0.1098, 0.1369, 0.1219, 0.1444, 0.1815, 0.2534, 0.3575, 0.3526], "yaxis": "y4"}, {"hovertemplate": "adaptation=-0.04<br>dev_id=58.0<br>Tinter=2.0<br>top_down_feedback=%{x}<br>MMN=%{y}<extra></extra>", "legendgroup": "-0.04", "line": {"color": "#ab63fa", "dash": "solid"}, "marker": {"symbol": "circle"}, "mode": "markers+lines", "name": "-0.04", "orientation": "v", "showlegend": false, "type": "scatter", "x": [0, 0.5, 1, 1.1, 1.2, 1.3, 1.4, 1.5, 1.6, 1.7], "xaxis": "x5", "y": [0.04618, 0.04745, 0.04117, 0.03384, 0.0357, 0.04506, 0.05156, 0.03592, 0.04631, 0.05819], "yaxis": "y5"}], "layout": {"annotations": [{"font": {}, "showarrow": false, "text": "Tinter=0.2", "x": 0.09, "xanchor": "center", "xref": "paper", "y": 1.0, "yanchor": "bottom", "yref": "paper"}, {"font": {}, "showarrow": false, "text": "Tinter=0.5", "x": 0.29, "xanchor": "center", "xref": "paper", "y": 1.0, "yanchor": "bottom", "yref": "paper"}, {"font": {}, "showarrow": false, "text": "Tinter=0.7", "x": 0.49, "xanchor": "center", "xref": "paper", "y": 1.0, "yanchor": "bottom", "yref": "paper"}, {"font": {}, "showarrow": false, "text": "Tinter=1.0", "x": 0.69, "xanchor": "center", "xref": "paper", "y": 1.0, "yanchor": "bottom", "yref": "paper"}, {"font": {}, "showarrow": false, "text": "Tinter=2.0", "x": 0.89, "xanchor": "center", "xref": "paper", "y": 1.0, "yanchor": "bottom", "yref": "paper"}, {"font": {}, "showarrow": false, "text": "dev_id=58.0", "textangle": 90, "x": 0.98, "xanchor": "left", "xref": "paper", "y": 0.1567, "yanchor": "middle", "yref": "paper"}, {"font": {}, "showarrow": false, "text": "dev_id=68.0", "textangle": 90, "x": 0.98, "xanchor": "left", "xref": "paper", "y": 0.5, "yanchor": "middle", "yref": "paper"}, {"font": {}, "showarrow": false, "text": "dev_id=88.0", "textangle": 90, "x": 0.98, "xanchor": "left", "xref": "paper", "y": 0.8433, "yanchor": "middle", "yref": "paper"}], "legend": {"title": {"text": "adaptation"}, "tracegroupgap": 0}, "margin": {"t": 60}, "title": {"text": "MMN at delay = 50.0"}, "xaxis": {"anchor": "y", "domain": [0, 0.18], "title": {"text": "top_down_feedback"}}, "xaxis10": {"anchor": "y10", "domain": [0.8, 0.98], "matches": "x", "showticklabels": false}, "xaxis11": {"anchor": "y11", "domain": [0, 0.18], "matches": "x", "showticklabels": false}, "xaxis12": {"anchor": "y12", "domain": [0.2, 0.38], "matches": "x", "showticklabels": false}, "xaxis13": {"anchor": "y13", "domain": [0.4, 0.58], "matches": "x", "showticklabels": false}, "xaxis14": {"anchor": "y14", "domain": [0.6, 0.78], "matches": "x", "showticklabels": false}, "xaxis15": {"anchor": "y15", "domain": [0.8, 0.98], "matches": "x", "showticklabels": false}, "xaxis2": {"anchor": "y2", "domain": [0.2, 0.38], "matches": "x", "title": {"text": "top_down_feedback"}}, "xaxis3": {"anchor": "y3", "domain": [0.4, 0.58], "matches": "x", "title": {"text": "top_down_feedback"}}, "xaxis4": {"anchor": "y4", "domain": [0.6, 0.78], "matches": "x", "title": {"text": "top_down_feedback"}}, "xaxis5": {"anchor": "y5", "domain": [0.8, 0.98], "matches": "x", "title": {"text": "top_down_feedback"}}, "xaxis6": {"anchor": "y6", "domain": [0, 0.18], "matches": "x", "showticklabels": false}, "xaxis7": {"anchor": "y7", "domain": [0.2, 0.38], "matches": "x", "showticklabels": false}, "xaxis8": {"anchor": "y8", "domain": [0.4, 0.58], "matches": "x", "showticklabels": false}, "xaxis9": {"anchor": "y9", "domain": [0.6, 0.78], "matches": "x", "showticklabels": false}, "yaxis": {"anchor": "x", "domain": [0, 0.3133], "title": {"text": "MMN"}}, "yaxis10": {"anchor": "x10", "domain": [0.3433, 0.6567], "matches": "y", "showticklabels": false}, "yaxis11": {"anchor": "x11", "domain": [0.6867, 1.0], "matches": "y", "title": {"text": "MMN"}}, "yaxis12": {"anchor": "x12", "domain": [0.6867, 1.0], "matches": "y", "showticklabels": false}, "yaxis13": {"anchor": "x13", "domain": [0.6867, 1.0], "matches": "y", "showticklabels": false}, "yaxis14": {"anchor": "x14", "domain": [0.6867, 1.0], "matches": "y", "showticklabels": false}, "yaxis15": {"anchor": "x15", "domain": [0.6867, 1.0], "matches": "y", "showticklabels": false}, "yaxis2": {"anchor": "x2", "domain": [0, 0.3133], "matches": "y", "showticklabels": false}, "yaxis3": {"anchor": "x3", "domain": [0, 0.3133], "matches": "y", "showticklabels": false}, "yaxis4": {"anchor": "x4", "domain": [0, 0.3133], "matches": "y", "showticklabels": false}, "yaxis5": {"anchor": "x5", "domain": [0, 0.3133], "matches": "y", "showticklabels": false}, "yaxis6": {"anchor": "x6", "domain": [0.3433, 0.6567], "matches": "y", "title": {"text": "MMN"}}, "yaxis7": {"anchor": "x7", "domain": [0.3433, 0.6567], "matches": "y", "showticklabels": false}, "yaxis8": {"anchor": "x8", "domain": [0.3433, 0.6567], "matches": "y", "showticklabels": false}, "yaxis9": {"anchor": "x9", "domain": [0.3433, 0.6567], "matches": "y", "showticklabels": false}}}
